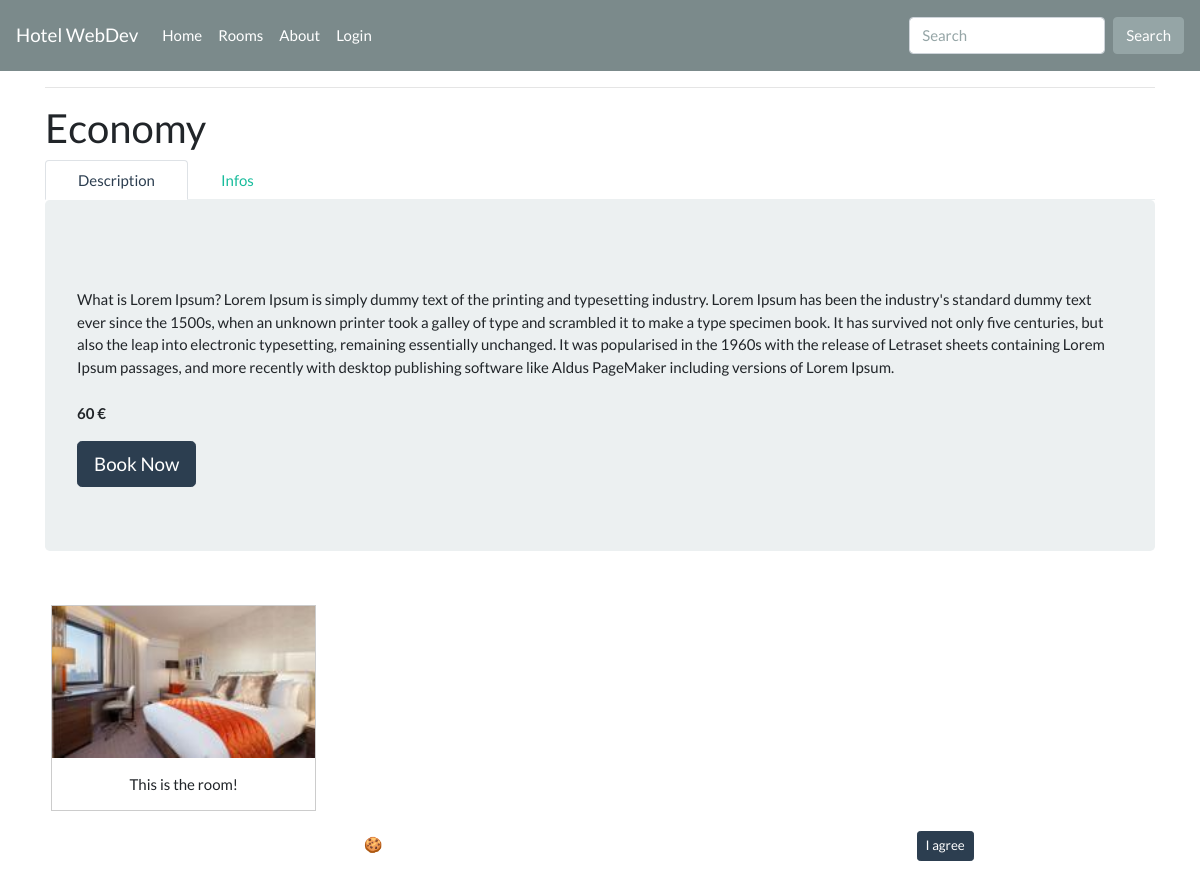
/hotel/rooms/1/, run on the app's committed database.
### hotel/models.py (models this page shows, shortened)
class Room(models.Model):
    title = models.CharField(max_length=40)
    description = models.TextField()
    price = models.IntegerField(default=0)
    maxpeople = models.IntegerField(default=1)
    photoroom = models.ImageField(default='defaultroom.jpg',upload_to='room_pictures') #sthn metavlhth photoroom orizoume default eikona thn default.jpg kai vazoume upload_to ton fakelo opou 9a apo9hkeuontai
    photodesc = models.CharField(max_length=250, default='This is the room!')
    tetragwnika = models.IntegerField(default=0)
    STUDIO_T = 'Studio'
    DOUBLE_T = 'Double'
    FAMILY_T = 'Family'
    ROOM_TYPES = [
        (STUDIO_T, 'Studio'),
        (DOUBLE_T, 'Double'),
        (FAMILY_T, 'Family'),
    ]
    roomtypes = models.CharField(
        max_length=20,
        choices=ROOM_TYPES,
        default=STUDIO_T,
    )
    is_reserved = models.BooleanField(default=False)
    class Meta:
       verbose_name = 'Room'
       verbose_name_plural = 'Rooms'

### hotel/views.py (the view)
# urls.py: path('rooms/<int:pk>/', RoomDetailView.as_view(), name='hotel-room-detail'), #grab the value from link id of post me to <pk> epeidh 3erw oti einai integer vazw <int:pk>
class RoomDetailView(DetailView):
    model = Room

### hotel/templates/hotel/room_detail.html (shortened to what this page needs)
{% extends 'hotel/base.html' %}
{% block content %}
<hr>
              <h2 class="article-title" >{{ object.title }}</h2>
              <ul class="nav nav-tabs">
                <li class="nav-item">
                  <a class="nav-link active" data-toggle="tab" href="#home">Description</a>
                </li>
                <li class="nav-item">
                  <a class="nav-link" data-toggle="tab" href="#profile">Infos</a>
                </li>
              </ul>
              <div id="myTabContent" class="tab-content">
                <div class="tab-pane fade show active" id="home">
                  <div class="jumbotron">
                  <p class="mt-4">{{ object.description }}</p>
                  <p class="mt-4"><b>{{room.price}} €</b></p>
                  <a class="btn btn-primary btn-lg" href="#" role="button">Book Now</a>
                </div>
                  <br>
                  <div class="responsive">
                      <div class="gallery">
                          <img src="{{ room.photoroom.url }}" alt="Cinque Terre" width="800" height="600">
                        <div class="desc">{{room.photodesc}}</div>
                      </div>
                    </div>
                  <div class="clearfix"></div>
                </div>
              </div>
{% endblock %}

### hotel/static/hotel/main.css (style rules this page uses)
* { box-sizing: border-box; }

### hotel/templates/hotel/room_detail.html (style rules this page uses)
div.gallery { border: 1px solid #ccc; }
div.gallery img { width: 100%; height: auto; }
div.desc { padding: 15px; text-align: center; }
* { box-sizing: border-box; }
.responsive { padding: 0 6px; float: left; width: 24.99999%; }
.clearfix:after { content: ""; display: table; clear: both; }

### data on the page
Room: title "Economy", description "What is Lorem Ipsum? Lorem Ipsum is simply dummy text of the printing and typesetting industry. Lorem Ipsum has been the industry's standard dummy text ever since the 1500s, when an unknown printer took a galley of type and scrambled it to make a type specimen book. It has survived not only five centuries, but also the leap into electronic typesetting, remaining essentially unchanged. It was popularised in the 1960s with the release of Letraset sheets containing Lorem Ipsum passages, and more recently with desktop publishing software like Aldus PageMaker including versions of Lorem Ipsum.", price "60", photoroom (placeholder picture), photodesc "This is the room!"
